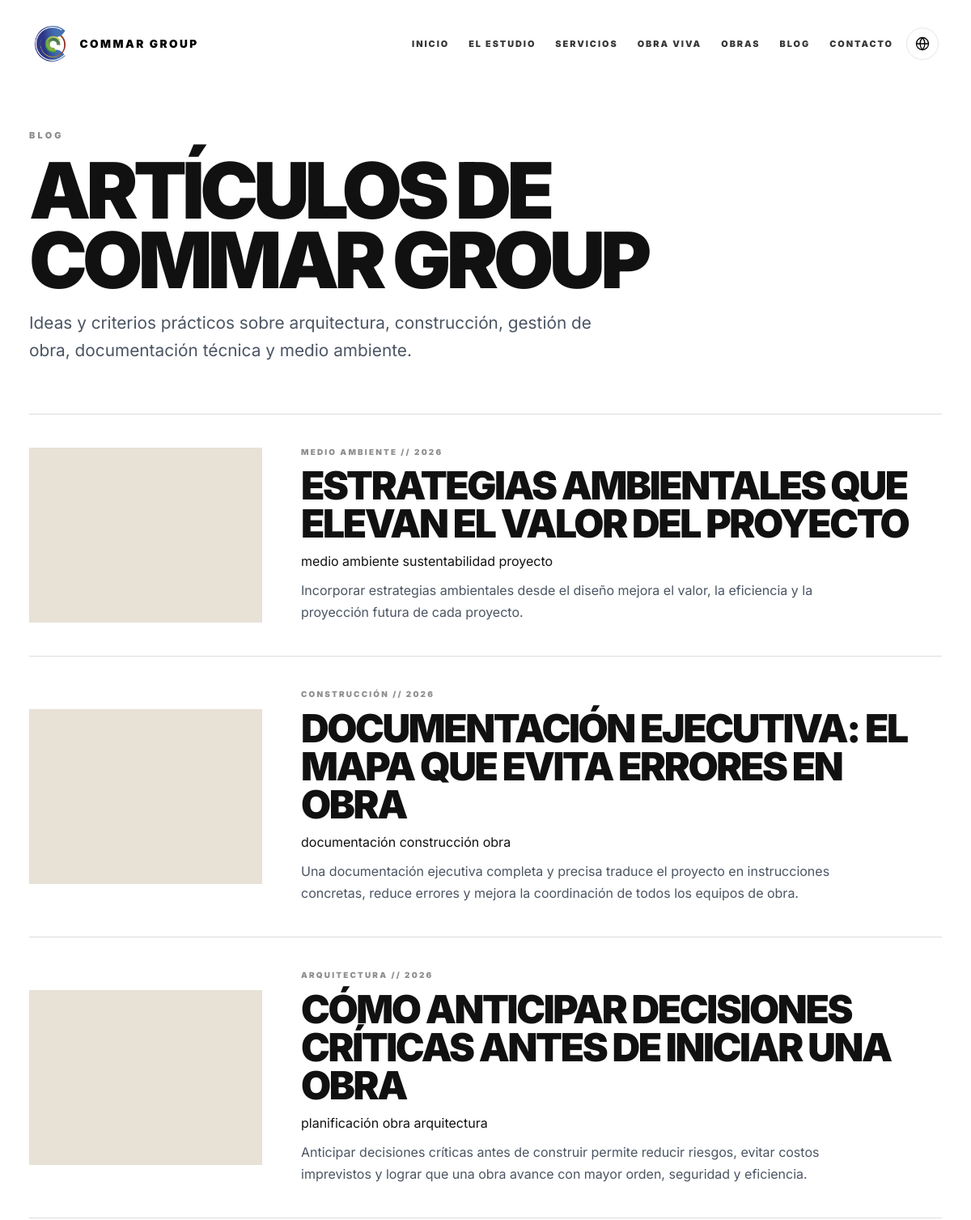
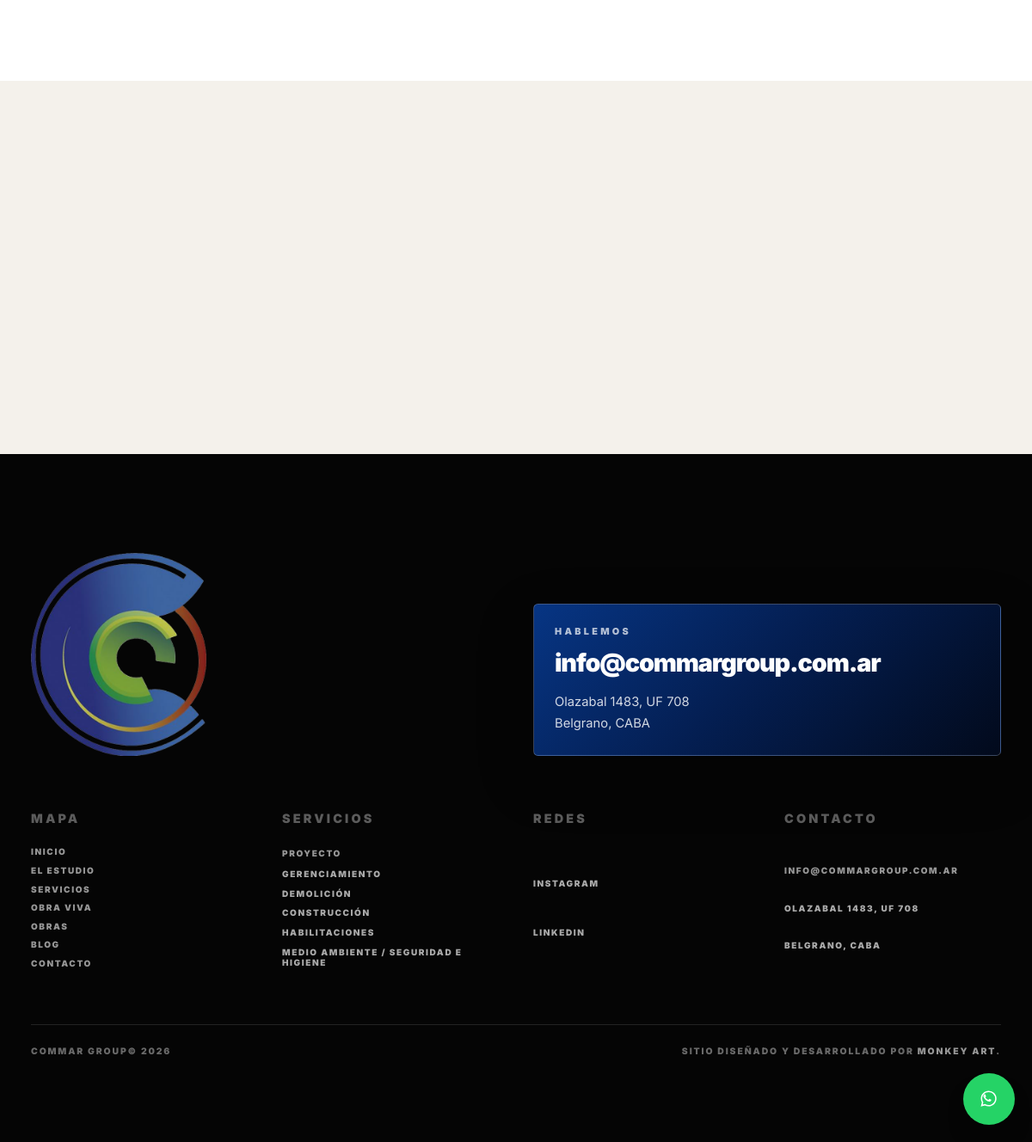
Screenshot of /blog.php with the database file from the repository (2 pictures, top to bottom).
### tables this page shows
CREATE TABLE IF NOT EXISTS `commar_articles` (
    `id` INT UNSIGNED NOT NULL AUTO_INCREMENT,
    `slug` VARCHAR(180) NOT NULL,
    `title` VARCHAR(180) NOT NULL,
    `description` LONGTEXT NOT NULL,
    `category` VARCHAR(100) NOT NULL,
    `year` VARCHAR(4) NOT NULL,
    `image` VARCHAR(255) NOT NULL,
    `image_width` INT UNSIGNED NOT NULL DEFAULT 1400,
    `image_height` INT UNSIGNED NOT NULL DEFAULT 933,
    `content_html` LONGTEXT NULL,
    `content_json` LONGTEXT NOT NULL,
    `gallery_json` LONGTEXT NULL,
    `youtube_url` VARCHAR(255) NOT NULL DEFAULT '',
    `tags_json` LONGTEXT NULL,
    `status` ENUM('draft', 'published', 'deleted') NOT NULL DEFAULT 'published',
    `published_at` DATETIME NULL,
    `updated_at` DATETIME NOT NULL,
    `deleted_at` DATETIME NULL,
    PRIMARY KEY (`id`),
    UNIQUE KEY `uniq_commar_articles_slug` (`slug`),
    KEY `idx_commar_articles_status_published` (`status`, `published_at`)
);

### blog.php (the view, shortened to what the rows shown need)
<?php require_once __DIR__ . '/includes/site.php'; ?>
<!DOCTYPE html>
<html lang="<?php echo htmlspecialchars(commar_lang_attr(), ENT_QUOTES, 'UTF-8'); ?>">
<head>
    <?php
    require_once __DIR__ . '/includes/site.php';
    require_once __DIR__ . '/includes/articles.php';
    $articles = commar_articles();
    ?>
    <link rel="stylesheet" href="style.css?v=20260508-1">
</head>
<body>
    <main>
        <section class="blog-page" aria-labelledby="blog-title">
            <div class="site-shell-wide">
                <header class="blog-header">
                    <h1 id="blog-title" class="blog-title">Artículos de COMMAR GROUP</h1>
                </header>
                <div class="blog-list">
                    <?php foreach ($articles as $article): ?>
                        <article class="blog-card">
                            <a href="<?php echo htmlspecialchars(commar_url($article['url']), ENT_QUOTES, 'UTF-8'); ?>" class="blog-card-media<?php echo $article['image'] === '' ? ' is-placeholder' : ''; ?>" aria-label="<?php echo htmlspecialchars($article['title'], ENT_QUOTES, 'UTF-8'); ?>">
                                <img src="<?php echo htmlspecialchars($article['display_image'], ENT_QUOTES, 'UTF-8'); ?>" alt="" width="<?php echo (int) $article['display_image_width']; ?>" height="<?php echo (int) $article['display_image_height']; ?>" loading="<?php echo commar_image_loading_attr('lazy'); ?>" decoding="async" class="blog-card-image">
                            </a>
                            <div class="blog-card-copy">
                                <span class="blog-card-meta"><?php echo htmlspecialchars($article['category'], ENT_QUOTES, 'UTF-8'); ?> // <?php echo htmlspecialchars($article['year'], ENT_QUOTES, 'UTF-8'); ?></span>
                                <h2 class="blog-card-title"><a href="<?php echo htmlspecialchars(commar_url($article['url']), ENT_QUOTES, 'UTF-8'); ?>"><?php echo htmlspecialchars($article['title'], ENT_QUOTES, 'UTF-8'); ?></a></h2>
                                <?php if (!empty($article['tags'])): ?>
                                    <div class="article-tag-list">
                                        <?php foreach ($article['tags'] as $tag): ?>
                                            <span><?php echo htmlspecialchars((string) $tag, ENT_QUOTES, 'UTF-8'); ?></span>
                                        <?php endforeach; ?>
                                    </div>
                                <?php endif; ?>
                                <p class="blog-card-description"><?php echo htmlspecialchars($article['description'], ENT_QUOTES, 'UTF-8'); ?></p>
                            </div>
                        </article>
                    <?php endforeach; ?>
                </div>
            </div>
        </section>
    </main>
</body>
</html>

### rows the page displays
commar_articles: image (picture), category "MEDIO AMBIENTE", year "2026", title "ESTRATEGIAS AMBIENTALES QUE ELEVAN EL VALOR DEL PROYECTO", tag "medio ambiente", tag "sustentabilidad", tag "proyecto", description "Incorporar estrategias ambientales desde el diseño mejora el valor, la eficiencia y la proyección futura de cada proyecto."
commar_articles: image (picture), category "CONSTRUCCIÓN", year "2026", title "DOCUMENTACIÓN EJECUTIVA: EL MAPA QUE EVITA ERRORES EN OBRA", tag "documentación", tag "construcción", tag "obra", description "Una documentación ejecutiva completa y precisa traduce el proyecto en instrucciones concretas, reduce errores y mejora la coordinación de todos los equipos de obra."
commar_articles: image (picture), category "ARQUITECTURA", year "2026", title "CÓMO ANTICIPAR DECISIONES CRÍTICAS ANTES DE INICIAR UNA OBRA", tag "planificación", tag "obra", tag "arquitectura", description "Anticipar decisiones críticas antes de construir permite reducir riesgos, evitar costos imprevistos y lograr que una obra avance con mayor orden, seguridad y eficiencia."

### other values shown
commar_nav_label($item['label']) "INICIO"
commar_nav_label($item['label']) "EL ESTUDIO"
commar_nav_label($item['label']) "SERVICIOS"
commar_nav_label($item['label']) "OBRA VIVA"
commar_nav_label($item['label']) "OBRAS"
commar_nav_label($item['label']) "BLOG"
commar_nav_label($item['label']) "CONTACTO"
commar_t('footer.lets_talk') "HABLEMOS"
$footerEmail "info@commargroup.com.ar"
commar_t('footer.map') "MAPA"
commar_nav_label((string) $item['label']) "INICIO"
commar_nav_label((string) $item['label']) "EL ESTUDIO"
commar_nav_label((string) $item['label']) "SERVICIOS"
commar_nav_label((string) $item['label']) "OBRA VIVA"
commar_nav_label((string) $item['label']) "OBRAS"
